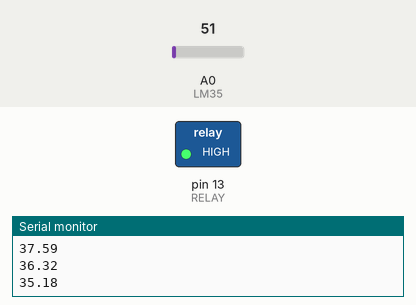
Simulated run of this sketch. Board: Arduino Uno, built with avr-gcc and run on an emulated ATmega328P. Shown: switched loads named in the sketch (green lamp = pin HIGH), the last lines printed to the serial monitor. Inputs (shaded band) come from the test bench; at power-on: A0 (LM35) = 51.

Above: at 1.3 s.
1.4 s: A0 (LM35) set to 80
4.4 s: A0 (LM35) set to 94
At 6.7 s:
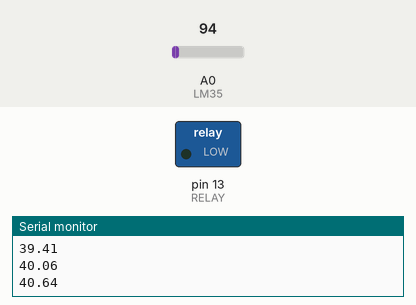
7.0 s: A0 (LM35) set to 71
At 9.6 s:
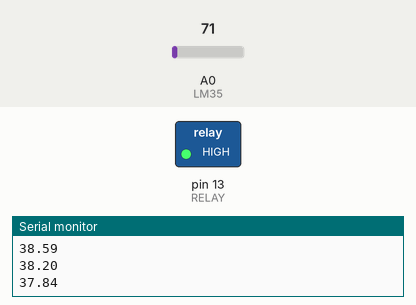
10.0 s: A0 (LM35) set to 86
At 12.8 s:
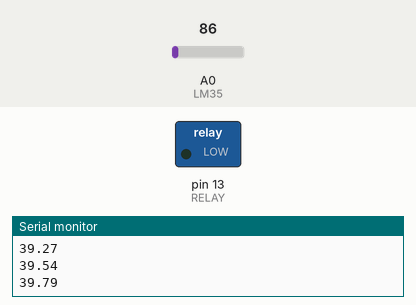
Timing chart, 0 to 14.0 s (numbered marks = the images above; inputs shaded):
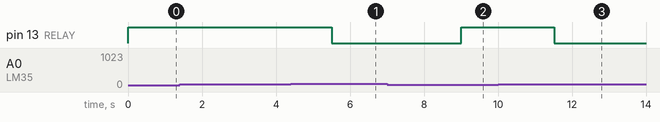

Measured:
- the behaviour switches between 88 and 89 on A0 (LM35) (found by bisection; images 0 and 1)
- after the input at 4.4 s, pin 13 (RELAY): HIGH → LOW after 1.1 s
- after the input at 7.0 s, pin 13 (RELAY): LOW → HIGH after 2.0 s
- after the input at 10.0 s, pin 13 (RELAY): HIGH → LOW after 1.5 s

The sketch:

Joghurt.ino
```cpp
/* Joghurt maker temperature control
 *
 * LM35: Pin 1 - 5V
 *       Pin 2 - Analog input A0
 *       Pin 3 - GND
 *
 * Temperature range is -55 to 150 C
 *
 * Solid state relay on GND and DIO pin 13
 * (which is also used by built in LED)
 */

#define LM35 0
#define RELAY 13

void setup()
{
  Serial.begin(9600);
  Serial.println("Yoghurt Maker");

  pinMode(RELAY, OUTPUT);
  digitalWrite(RELAY, LOW);
}

// Desired temperature
static double setpoint = 39.0;

// Allowance above/below setpoint
// to keep relay from chattering near setpoint
static double hysteresis = 0.5;

static double smooth_celsius = setpoint;
static bool on = false;

void loop()
{
  double volt = analogRead(LM35) * 5.0/1024.0;
  double celsius = volt * 100.0;
  smooth_celsius = smooth_celsius * 0.9  + celsius * 0.1;
  Serial.print(smooth_celsius);
//  Serial.print("\t");
//  Serial.print(on ? 1 : 0);
  Serial.println();

  if (on  &&  smooth_celsius > setpoint)
  {
    on = false;
    digitalWrite(RELAY, LOW);
  }
  else if (!on && smooth_celsius < setpoint - hysteresis)
  {
    on = true;
    digitalWrite(RELAY, HIGH);
  }
  delay(500);
}
```
